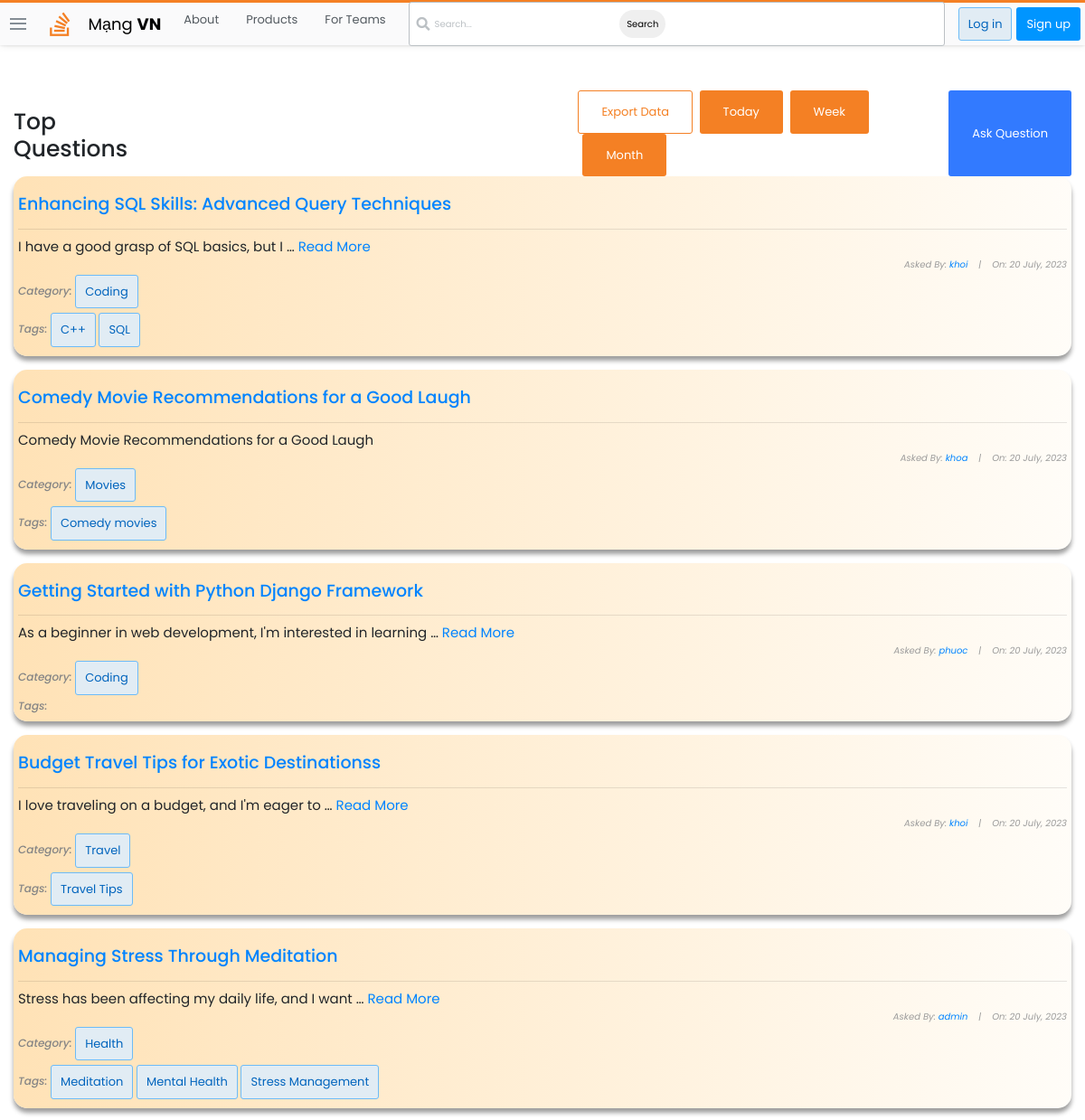
Page /questions/ (upper part) on the earlier database version.
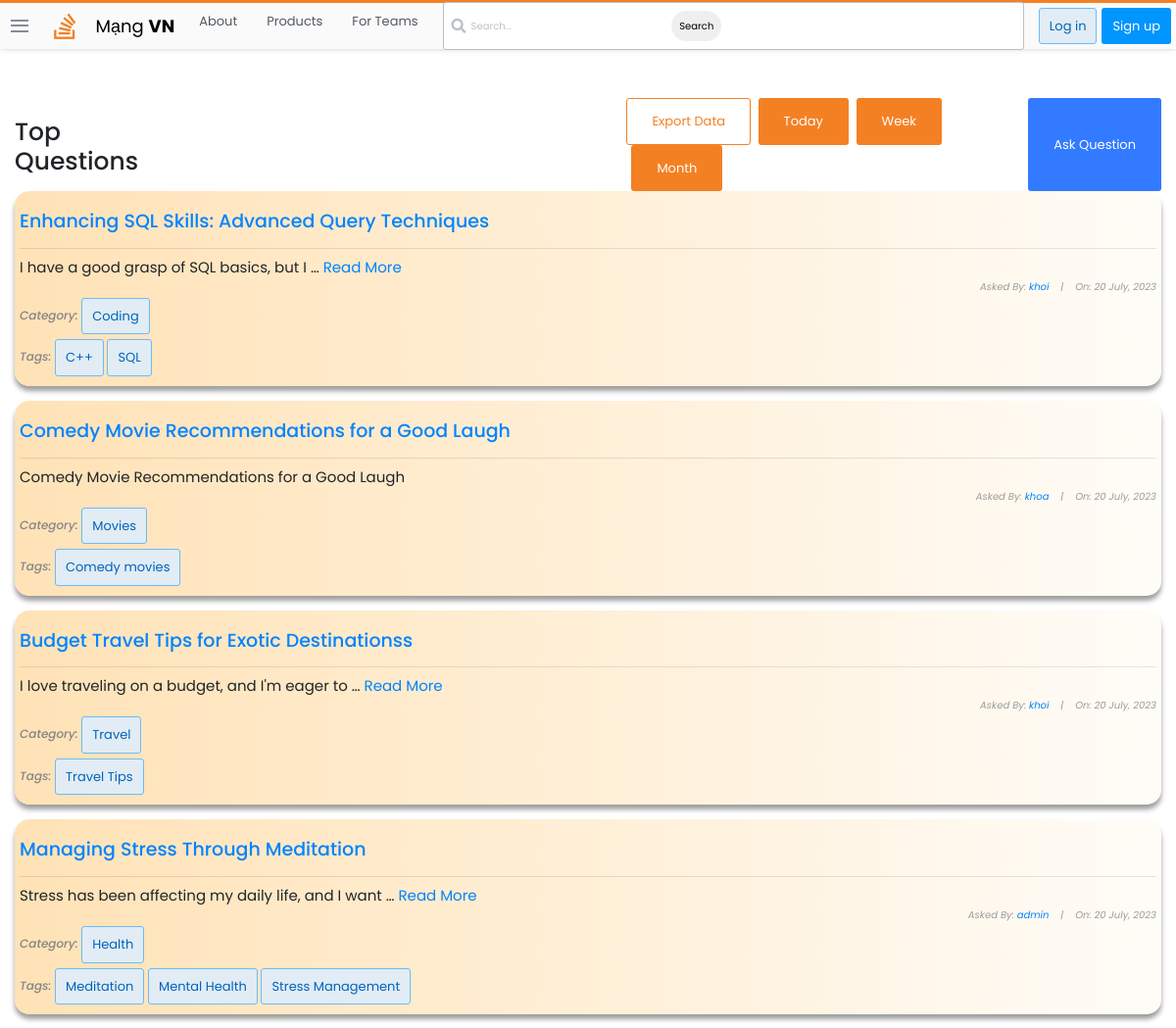
Same page on the later database version.
### stackbase/models.py (models this page shows, shortened)
class Question(models.Model):
    user = models.ForeignKey(User, on_delete=models.CASCADE)
    title = models.CharField(max_length=10000)
    content = RichTextField()
    likes = models.ManyToManyField(User, related_name='question_post')
    date_created = models.DateTimeField(default=timezone.now)
    category = models.ForeignKey(Category, on_delete=models.CASCADE, null=True)
    tags = models.ManyToManyField(Tag, blank=True)

class Category(models.Model):
    name = models.CharField(max_length=100)
    tags = models.ManyToManyField('Tag', related_name='categories')

class Tag(models.Model):
    name = models.CharField(max_length=100)

### stackbase/views.py (the view, shortened to what this page needs)
# urls.py: path('questions/', views.QuestionListView.as_view(), name="question-lists"),
class QuestionListView(ListView):
    model = Question
    context_object_name = 'questions'
    def get_context_data(self, **kwargs):
        context = super().get_context_data(**kwargs)
        search_input = self.request.GET.get('search-bar') or ""
        context['tab'] = self.request.GET.get('tab', None)
        return context
    def get_queryset(self):
        tab = self.request.GET.get('tab', None)
        if tab == 'today':
            start_date = datetime.now().date()
            end_date = start_date + timedelta(days=1)
            queryset = Question.objects.filter(date_created__gte=start_date, date_created__lt=end_date).order_by('-date_created')
        elif tab == 'week':
            start_date = datetime.now() - timedelta(weeks=1)
            queryset = Question.objects.filter(date_created__gte=start_date).order_by('-date_created')
        elif tab == 'month':
            start_date = datetime.now() - timedelta(days=30)
            queryset = Question.objects.filter(date_created__gte=start_date).order_by('-date_created')
        else:
            queryset = Question.objects.all().order_by('-date_created')
        return queryset

### stackbase/templates/stackbase/question_list.html (shortened to what this page needs)
{% extends 'base.html' %}
{% block content %}
<!DOCTYPE html>
<html lang="en">
<head>
</head>
<body>
    <div class="container">
        <div id="sub-nav">
            <h1 id="fh1">Top Questions</h1>
            <div>
                {% if category %}
                    <a id="export-data-btn" class="btn btn-developers" href="#">Export Data</a>
                {% elif tags %}
                    <a id="export-data-btn" class="btn btn-developers" href="#">Export Data</a>
                {% else %}
                    <a id="export-data-btn" class="btn btn-developers" href="#">Export Data</a>
                {% endif %}
                <a class="btn btn-businesses" href="?tab=today{% if category %}&category={{ category }}{% endif %}">Today</a>
                <a class="btn btn-businesses" href="?tab=week{% if category %}&category={{ category }}{% endif %}">Week</a>
                <a class="btn btn-businesses" href="?tab=month{% if category %}&category={{ category }}{% endif %}">Month</a>
            </div>
            {% if user.is_authenticated %}
                <button class="btn" id="logout-btn"><a id="fa" href="{% url 'stackbase:question-create'%}" style="color: white; text-decoration: none;">Ask Question</a></button>
            {% else %}
                <button class="btn" id="logout-btn"><a id="fa" href="{% url 'login' %}" style="color: white; text-decoration: none;">Ask Question</a></button>
            {% endif %}
        </div>
        <div class="list-question">
            <div class="questions">
                {% for question in questions %}
                <div class="container" style="background: linear-gradient(to right, rgb(255, 226, 182), rgba(255, 166, 0, 0.027)); padding: 5px; box-shadow: rgba(0, 0, 0, 0.383) 0px 5px 5px 0px; border-radius: 15px;" >
                    <div id="title-sec" style="display: flex; align-items: center;">
                        <h3 id="fh3"><a href="{% url 'stackbase:question-detail' question.id%}">{{ question.title }}</a></h3>
                    </div>
                    <hr>
                    {% if question.content|wordcount <= 10 %}
                    <h6 id="fh6" style="text-align: left;">{{ question.content}}</h6>
                    {% else %}
                    <h6 id="fh6" style="text-align: left;">{{ question.content|truncatewords:10}} <a href="{% url 'stackbase:question-detail' question.id%}">Read More</a></h6>
                    {% endif %}
                    <h6 id="fh6" style="font-size: 10px; font-style: italic; color: rgb(155, 155, 155);">Asked By: <a href="{% url 'profile' %}">{{ question.user }}</a>&nbsp;&nbsp;&nbsp; |&nbsp;&nbsp;&nbsp; On: {{question.date_created|date:"j F, Y"}}</h6>
                    <h5 style="text-align: left; font-size: 12px; font-style: italic;">
                        Category: {% if question.category %}
                            <a href="{% url 'stackbase:category-question-lists' question.category.name %}" style="text-decoration: none;">
                                <button class="btn btn-login">{{ question.category.name }}</button>
                            </a>
                        {% else %}
                            None
                        {% endif %}
                    </h5>
                    <h5 style="text-align: left; font-size: 12px; font-style: italic;">Tags:
                        {% for tag in question.tags.all %}
                        <div class="tag-box">
                            <a href="{% url 'stackbase:tag-question-lists' tag.name %}" style="text-decoration: none;">
                                <button class="btn btn-login">{{ tag.name }}</button>
                            </a>
                        </div>
                        {% endfor %}
                    </h5>
                </div> <br>
                {% endfor %}
            </div>
        </div>
    </div>
</body>
</html>
{% endblock content %}

Differences in the rows shown:
removed Question: title "Getting Started with Python Django Framework", content "As a beginner in web development, I'm interested in learning …", user "phuoc", date_created "20 July, 2023", category.name "Coding"
